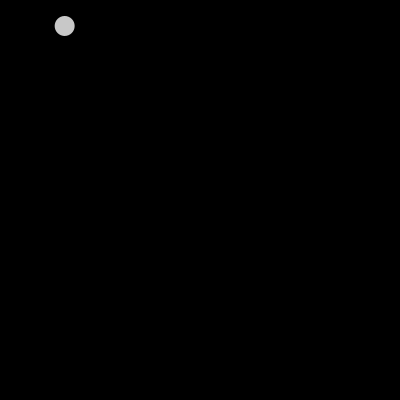
Frame 1 (no input)
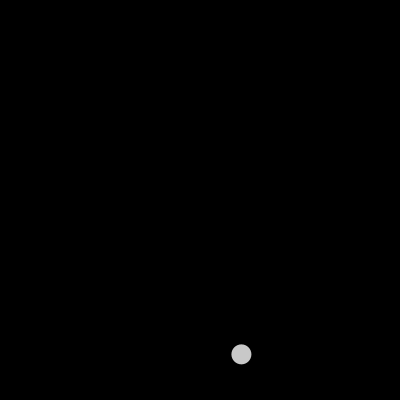
Frame 60 (the mouse pressed at the canvas centre just before this capture)
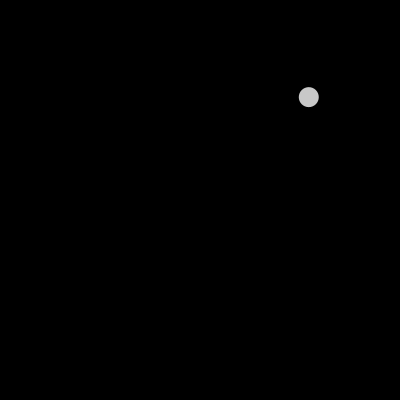
Frame 120 (the mouse held since frame 60 and released just before this capture)

The Processing sketch that drew these frames (run headless with seeded random() and noise(); from frame 60 on, the mouse is pressed at the canvas centre):

// Processing sketch: q11_2
// ── q11_2.pde
void setup() {
  size(400, 400);
}

Ball ball = new Ball(); // Ballオブジェクトの生成

void draw() {
  background(0);
  ball.move();  // ボールを移動
  ball.draw();  // ボールを描画
}

// ── q11_2_1a.pde
// Ballクラスの定義
class Ball {
  // メンバー変数
  float x;
  float y;
  float vx;
  float vy;

  // コンストラクタ
  Ball() {
    x = random(width);
    y = random(height);
    vx = 0;
    vy = 0;
  }
 
  // メンバー関数
  void move() {
    x += vx;
    y += vy;
    vx += 0.001 * (width /2 - x);
    vy += 0.002 * (height/2 - y);
  }
 
  void draw() {  // コールバック関数のdrawとは無関係
    noStroke();
    fill(255, 200);
    ellipse(x, y, 20, 20);
  }
}
